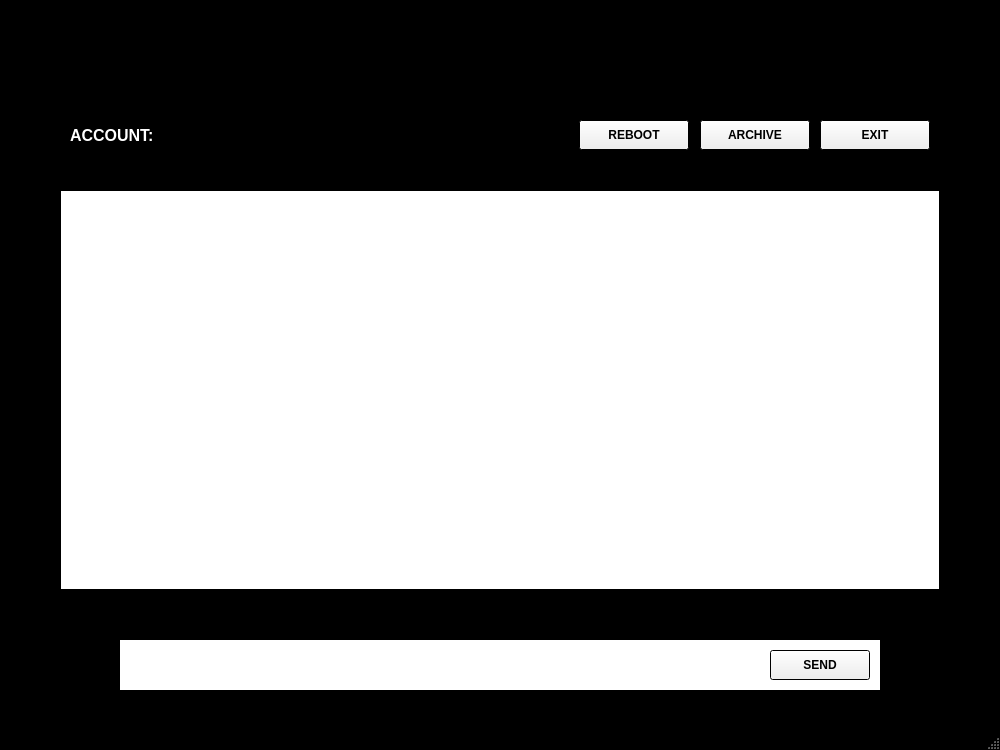
<?xml version="1.0" encoding="UTF-8"?>
<ui version="4.0">
 <class>MainWindow</class>
 <widget class="QMainWindow" name="MainWindow">
  <property name="windowModality">
   <enum>Qt::NonModal</enum>
  </property>
  <property name="geometry">
   <rect>
    <x>0</x>
    <y>0</y>
    <width>1000</width>
    <height>750</height>
   </rect>
  </property>
  <property name="palette">
   <palette>
    <active>
     <colorrole role="Light">
      <brush brushstyle="SolidPattern">
       <color alpha="255">
        <red>255</red>
        <green>255</green>
        <blue>255</blue>
       </color>
      </brush>
     </colorrole>
     <colorrole role="Midlight">
      <brush brushstyle="SolidPattern">
       <color alpha="255">
        <red>255</red>
        <green>255</green>
        <blue>255</blue>
       </color>
      </brush>
     </colorrole>
     <colorrole role="Text">
      <brush brushstyle="SolidPattern">
       <color alpha="255">
        <red>255</red>
        <green>255</green>
        <blue>255</blue>
       </color>
      </brush>
     </colorrole>
     <colorrole role="Base">
      <brush brushstyle="SolidPattern">
       <color alpha="255">
        <red>255</red>
        <green>255</green>
        <blue>255</blue>
       </color>
      </brush>
     </colorrole>
     <colorrole role="Window">
      <brush brushstyle="SolidPattern">
       <color alpha="255">
        <red>0</red>
        <green>0</green>
        <blue>0</blue>
       </color>
      </brush>
     </colorrole>
     <colorrole role="PlaceholderText">
      <brush brushstyle="SolidPattern">
       <color alpha="128">
        <red>0</red>
        <green>0</green>
        <blue>0</blue>
       </color>
      </brush>
     </colorrole>
    </active>
    <inactive>
     <colorrole role="Light">
      <brush brushstyle="SolidPattern">
       <color alpha="255">
        <red>255</red>
        <green>255</green>
        <blue>255</blue>
       </color>
      </brush>
     </colorrole>
     <colorrole role="Midlight">
      <brush brushstyle="SolidPattern">
       <color alpha="255">
        <red>255</red>
        <green>255</green>
        <blue>255</blue>
       </color>
      </brush>
     </colorrole>
     <colorrole role="Text">
      <brush brushstyle="SolidPattern">
       <color alpha="255">
        <red>255</red>
        <green>255</green>
        <blue>255</blue>
       </color>
      </brush>
     </colorrole>
     <colorrole role="Base">
      <brush brushstyle="SolidPattern">
       <color alpha="255">
        <red>255</red>
        <green>255</green>
        <blue>255</blue>
       </color>
      </brush>
     </colorrole>
     <colorrole role="Window">
      <brush brushstyle="SolidPattern">
       <color alpha="255">
        <red>0</red>
        <green>0</green>
        <blue>0</blue>
       </color>
      </brush>
     </colorrole>
     <colorrole role="PlaceholderText">
      <brush brushstyle="SolidPattern">
       <color alpha="128">
        <red>0</red>
        <green>0</green>
        <blue>0</blue>
       </color>
      </brush>
     </colorrole>
    </inactive>
    <disabled>
     <colorrole role="Light">
      <brush brushstyle="SolidPattern">
       <color alpha="255">
        <red>255</red>
        <green>255</green>
        <blue>255</blue>
       </color>
      </brush>
     </colorrole>
     <colorrole role="Midlight">
      <brush brushstyle="SolidPattern">
       <color alpha="255">
        <red>255</red>
        <green>255</green>
        <blue>255</blue>
       </color>
      </brush>
     </colorrole>
     <colorrole role="Text">
      <brush brushstyle="SolidPattern">
       <color alpha="255">
        <red>120</red>
        <green>120</green>
        <blue>120</blue>
       </color>
      </brush>
     </colorrole>
     <colorrole role="Base">
      <brush brushstyle="SolidPattern">
       <color alpha="255">
        <red>0</red>
        <green>0</green>
        <blue>0</blue>
       </color>
      </brush>
     </colorrole>
     <colorrole role="Window">
      <brush brushstyle="SolidPattern">
       <color alpha="255">
        <red>0</red>
        <green>0</green>
        <blue>0</blue>
       </color>
      </brush>
     </colorrole>
     <colorrole role="PlaceholderText">
      <brush brushstyle="SolidPattern">
       <color alpha="128">
        <red>0</red>
        <green>0</green>
        <blue>0</blue>
       </color>
      </brush>
     </colorrole>
    </disabled>
   </palette>
  </property>
  <property name="font">
   <font>
    <weight>50</weight>
    <bold>false</bold>
   </font>
  </property>
  <property name="windowTitle">
   <string>MainWindow</string>
  </property>
  <widget class="QWidget" name="centralwidget">
   <widget class="QLineEdit" name="lineEdit">
    <property name="geometry">
     <rect>
      <x>120</x>
      <y>640</y>
      <width>640</width>
      <height>50</height>
     </rect>
    </property>
    <property name="palette">
     <palette>
      <active>
       <colorrole role="Text">
        <brush brushstyle="SolidPattern">
         <color alpha="255">
          <red>0</red>
          <green>0</green>
          <blue>0</blue>
         </color>
        </brush>
       </colorrole>
       <colorrole role="PlaceholderText">
        <brush brushstyle="NoBrush">
         <color alpha="128">
          <red>0</red>
          <green>0</green>
          <blue>0</blue>
         </color>
        </brush>
       </colorrole>
      </active>
      <inactive>
       <colorrole role="Text">
        <brush brushstyle="SolidPattern">
         <color alpha="255">
          <red>0</red>
          <green>0</green>
          <blue>0</blue>
         </color>
        </brush>
       </colorrole>
       <colorrole role="PlaceholderText">
        <brush brushstyle="NoBrush">
         <color alpha="128">
          <red>0</red>
          <green>0</green>
          <blue>0</blue>
         </color>
        </brush>
       </colorrole>
      </inactive>
      <disabled>
       <colorrole role="Text">
        <brush brushstyle="SolidPattern">
         <color alpha="255">
          <red>120</red>
          <green>120</green>
          <blue>120</blue>
         </color>
        </brush>
       </colorrole>
       <colorrole role="PlaceholderText">
        <brush brushstyle="NoBrush">
         <color alpha="128">
          <red>0</red>
          <green>0</green>
          <blue>0</blue>
         </color>
        </brush>
       </colorrole>
      </disabled>
     </palette>
    </property>
    <property name="font">
     <font>
      <pointsize>12</pointsize>
      <weight>50</weight>
      <bold>false</bold>
     </font>
    </property>
    <property name="text">
     <string/>
    </property>
    <property name="frame">
     <bool>false</bool>
    </property>
   </widget>
   <widget class="QLineEdit" name="not_used">
    <property name="geometry">
     <rect>
      <x>760</x>
      <y>640</y>
      <width>120</width>
      <height>50</height>
     </rect>
    </property>
    <property name="frame">
     <bool>false</bool>
    </property>
    <property name="readOnly">
     <bool>true</bool>
    </property>
   </widget>
   <widget class="QPushButton" name="SendButton">
    <property name="geometry">
     <rect>
      <x>770</x>
      <y>650</y>
      <width>100</width>
      <height>30</height>
     </rect>
    </property>
    <property name="font">
     <font>
      <pointsize>9</pointsize>
      <weight>75</weight>
      <bold>true</bold>
     </font>
    </property>
    <property name="text">
     <string>SEND</string>
    </property>
    <property name="flat">
     <bool>false</bool>
    </property>
   </widget>
   <widget class="QLabel" name="AccountLabel">
    <property name="geometry">
     <rect>
      <x>70</x>
      <y>120</y>
      <width>150</width>
      <height>30</height>
     </rect>
    </property>
    <property name="palette">
     <palette>
      <active>
       <colorrole role="WindowText">
        <brush brushstyle="SolidPattern">
         <color alpha="255">
          <red>255</red>
          <green>255</green>
          <blue>255</blue>
         </color>
        </brush>
       </colorrole>
       <colorrole role="Text">
        <brush brushstyle="SolidPattern">
         <color alpha="255">
          <red>0</red>
          <green>0</green>
          <blue>0</blue>
         </color>
        </brush>
       </colorrole>
       <colorrole role="PlaceholderText">
        <brush brushstyle="NoBrush">
         <color alpha="128">
          <red>0</red>
          <green>0</green>
          <blue>0</blue>
         </color>
        </brush>
       </colorrole>
      </active>
      <inactive>
       <colorrole role="WindowText">
        <brush brushstyle="SolidPattern">
         <color alpha="255">
          <red>255</red>
          <green>255</green>
          <blue>255</blue>
         </color>
        </brush>
       </colorrole>
       <colorrole role="Text">
        <brush brushstyle="SolidPattern">
         <color alpha="255">
          <red>0</red>
          <green>0</green>
          <blue>0</blue>
         </color>
        </brush>
       </colorrole>
       <colorrole role="PlaceholderText">
        <brush brushstyle="NoBrush">
         <color alpha="128">
          <red>0</red>
          <green>0</green>
          <blue>0</blue>
         </color>
        </brush>
       </colorrole>
      </inactive>
      <disabled>
       <colorrole role="WindowText">
        <brush brushstyle="SolidPattern">
         <color alpha="255">
          <red>120</red>
          <green>120</green>
          <blue>120</blue>
         </color>
        </brush>
       </colorrole>
       <colorrole role="Text">
        <brush brushstyle="SolidPattern">
         <color alpha="255">
          <red>120</red>
          <green>120</green>
          <blue>120</blue>
         </color>
        </brush>
       </colorrole>
       <colorrole role="PlaceholderText">
        <brush brushstyle="NoBrush">
         <color alpha="128">
          <red>0</red>
          <green>0</green>
          <blue>0</blue>
         </color>
        </brush>
       </colorrole>
      </disabled>
     </palette>
    </property>
    <property name="font">
     <font>
      <pointsize>12</pointsize>
      <weight>75</weight>
      <bold>true</bold>
     </font>
    </property>
    <property name="text">
     <string>ACCOUNT:</string>
    </property>
   </widget>
   <widget class="QPushButton" name="ExitButton">
    <property name="geometry">
     <rect>
      <x>820</x>
      <y>120</y>
      <width>110</width>
      <height>30</height>
     </rect>
    </property>
    <property name="font">
     <font>
      <pointsize>9</pointsize>
      <weight>75</weight>
      <bold>true</bold>
     </font>
    </property>
    <property name="text">
     <string>EXIT</string>
    </property>
   </widget>
   <widget class="QLabel" name="dollars_mini">
    <property name="geometry">
     <rect>
      <x>330</x>
      <y>40</y>
      <width>340</width>
      <height>80</height>
     </rect>
    </property>
    <property name="text">
     <string/>
    </property>
    <property name="pixmap">
     <pixmap>../dollars/dollars-mini.png</pixmap>
    </property>
   </widget>
   <widget class="QTextEdit" name="chat">
    <property name="geometry">
     <rect>
      <x>60</x>
      <y>190</y>
      <width>880</width>
      <height>400</height>
     </rect>
    </property>
    <property name="palette">
     <palette>
      <active>
       <colorrole role="Text">
        <brush brushstyle="SolidPattern">
         <color alpha="255">
          <red>0</red>
          <green>0</green>
          <blue>0</blue>
         </color>
        </brush>
       </colorrole>
       <colorrole role="PlaceholderText">
        <brush brushstyle="NoBrush">
         <color alpha="128">
          <red>0</red>
          <green>0</green>
          <blue>0</blue>
         </color>
        </brush>
       </colorrole>
      </active>
      <inactive>
       <colorrole role="Text">
        <brush brushstyle="SolidPattern">
         <color alpha="255">
          <red>0</red>
          <green>0</green>
          <blue>0</blue>
         </color>
        </brush>
       </colorrole>
       <colorrole role="PlaceholderText">
        <brush brushstyle="NoBrush">
         <color alpha="128">
          <red>0</red>
          <green>0</green>
          <blue>0</blue>
         </color>
        </brush>
       </colorrole>
      </inactive>
      <disabled>
       <colorrole role="Text">
        <brush brushstyle="SolidPattern">
         <color alpha="255">
          <red>120</red>
          <green>120</green>
          <blue>120</blue>
         </color>
        </brush>
       </colorrole>
       <colorrole role="PlaceholderText">
        <brush brushstyle="NoBrush">
         <color alpha="128">
          <red>0</red>
          <green>0</green>
          <blue>0</blue>
         </color>
        </brush>
       </colorrole>
      </disabled>
     </palette>
    </property>
    <property name="font">
     <font>
      <pointsize>16</pointsize>
     </font>
    </property>
    <property name="readOnly">
     <bool>true</bool>
    </property>
    <property name="html">
     <string>&lt;!DOCTYPE HTML PUBLIC &quot;-//W3C//DTD HTML 4.0//EN&quot; &quot;http://www.w3.org/TR/REC-html40/strict.dtd&quot;&gt;
&lt;html&gt;&lt;head&gt;&lt;meta name=&quot;qrichtext&quot; content=&quot;1&quot; /&gt;&lt;style type=&quot;text/css&quot;&gt;
p, li { white-space: pre-wrap; }
&lt;/style&gt;&lt;/head&gt;&lt;body style=&quot; font-family:'MS Shell Dlg 2'; font-size:16pt; font-weight:400; font-style:normal;&quot;&gt;
&lt;p style=&quot;-qt-paragraph-type:empty; margin-top:0px; margin-bottom:0px; margin-left:0px; margin-right:0px; -qt-block-indent:0; text-indent:0px;&quot;&gt;&lt;br /&gt;&lt;/p&gt;&lt;/body&gt;&lt;/html&gt;</string>
    </property>
   </widget>
   <widget class="QPushButton" name="ArchiveButton">
    <property name="geometry">
     <rect>
      <x>700</x>
      <y>120</y>
      <width>110</width>
      <height>30</height>
     </rect>
    </property>
    <property name="font">
     <font>
      <pointsize>9</pointsize>
      <weight>75</weight>
      <bold>true</bold>
     </font>
    </property>
    <property name="text">
     <string>ARCHIVE</string>
    </property>
   </widget>
   <widget class="QLabel" name="UserLabel">
    <property name="geometry">
     <rect>
      <x>220</x>
      <y>120</y>
      <width>291</width>
      <height>30</height>
     </rect>
    </property>
    <property name="palette">
     <palette>
      <active>
       <colorrole role="WindowText">
        <brush brushstyle="SolidPattern">
         <color alpha="255">
          <red>255</red>
          <green>255</green>
          <blue>255</blue>
         </color>
        </brush>
       </colorrole>
      </active>
      <inactive>
       <colorrole role="WindowText">
        <brush brushstyle="SolidPattern">
         <color alpha="255">
          <red>255</red>
          <green>255</green>
          <blue>255</blue>
         </color>
        </brush>
       </colorrole>
      </inactive>
      <disabled>
       <colorrole role="WindowText">
        <brush brushstyle="SolidPattern">
         <color alpha="255">
          <red>120</red>
          <green>120</green>
          <blue>120</blue>
         </color>
        </brush>
       </colorrole>
      </disabled>
     </palette>
    </property>
    <property name="font">
     <font>
      <pointsize>14</pointsize>
      <weight>50</weight>
      <bold>false</bold>
     </font>
    </property>
    <property name="text">
     <string/>
    </property>
   </widget>
   <widget class="QPushButton" name="RebootButton">
    <property name="geometry">
     <rect>
      <x>579</x>
      <y>120</y>
      <width>110</width>
      <height>30</height>
     </rect>
    </property>
    <property name="font">
     <font>
      <pointsize>9</pointsize>
      <weight>75</weight>
      <bold>true</bold>
     </font>
    </property>
    <property name="text">
     <string>REBOOT</string>
    </property>
   </widget>
  </widget>
  <widget class="QMenuBar" name="menubar">
   <property name="geometry">
    <rect>
     <x>0</x>
     <y>0</y>
     <width>1000</width>
     <height>26</height>
    </rect>
   </property>
  </widget>
  <widget class="QStatusBar" name="statusbar"/>
 </widget>
 <resources/>
 <connections/>
</ui>
